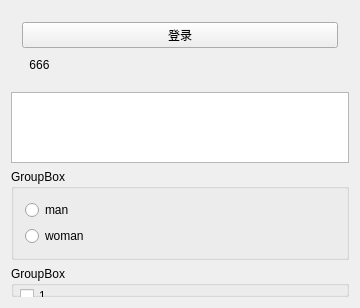
<?xml version="1.0" encoding="UTF-8"?>
<ui version="4.0">
 <class>Widget</class>
 <widget class="QWidget" name="Widget">
  <property name="geometry">
   <rect>
    <x>0</x>
    <y>0</y>
    <width>360</width>
    <height>308</height>
   </rect>
  </property>
  <property name="windowTitle">
   <string>Widget</string>
  </property>
  <layout class="QVBoxLayout" name="verticalLayout_3">
   <item>
    <widget class="QWidget" name="widget" native="true">
     <layout class="QVBoxLayout" name="verticalLayout">
      <item>
       <widget class="QPushButton" name="pushButton">
        <property name="text">
         <string>登录</string>
        </property>
        <property name="icon">
         <iconset resource="res.qrc">
          <normaloff>:/Image/1.png</normaloff>:/Image/1.png</iconset>
        </property>
       </widget>
      </item>
      <item>
       <widget class="QToolButton" name="toolButton">
        <property name="text">
         <string>666</string>
        </property>
        <property name="icon">
         <iconset>
          <normaloff>Image/3.png</normaloff>Image/3.png</iconset>
        </property>
        <property name="iconSize">
         <size>
          <width>40</width>
          <height>40</height>
         </size>
        </property>
        <property name="toolButtonStyle">
         <enum>Qt::ToolButtonTextBesideIcon</enum>
        </property>
        <property name="autoRaise">
         <bool>true</bool>
        </property>
       </widget>
      </item>
     </layout>
    </widget>
   </item>
   <item>
    <widget class="QListWidget" name="listWidget"/>
   </item>
   <item>
    <widget class="QGroupBox" name="groupBox">
     <property name="title">
      <string>GroupBox</string>
     </property>
     <layout class="QVBoxLayout" name="verticalLayout_2">
      <item>
       <widget class="QRadioButton" name="radioButton">
        <property name="text">
         <string>man</string>
        </property>
       </widget>
      </item>
      <item>
       <widget class="QRadioButton" name="radioButton_2">
        <property name="text">
         <string>woman</string>
        </property>
       </widget>
      </item>
     </layout>
    </widget>
   </item>
   <item>
    <widget class="QGroupBox" name="groupBox_2">
     <property name="title">
      <string>GroupBox</string>
     </property>
     <widget class="QCheckBox" name="checkBox">
      <property name="geometry">
       <rect>
        <x>9</x>
        <y>41</y>
        <width>24</width>
        <height>16</height>
       </rect>
      </property>
      <property name="text">
       <string>2</string>
      </property>
     </widget>
     <widget class="QCheckBox" name="checkBox_2">
      <property name="geometry">
       <rect>
        <x>9</x>
        <y>79</y>
        <width>24</width>
        <height>16</height>
       </rect>
      </property>
      <property name="text">
       <string>4</string>
      </property>
     </widget>
     <widget class="QCheckBox" name="checkBox_3">
      <property name="geometry">
       <rect>
        <x>9</x>
        <y>60</y>
        <width>24</width>
        <height>16</height>
       </rect>
      </property>
      <property name="text">
       <string>3</string>
      </property>
     </widget>
     <widget class="QCheckBox" name="checkBox_4">
      <property name="geometry">
       <rect>
        <x>9</x>
        <y>22</y>
        <width>24</width>
        <height>16</height>
       </rect>
      </property>
      <property name="text">
       <string>1</string>
      </property>
      <property name="tristate">
       <bool>true</bool>
      </property>
     </widget>
    </widget>
   </item>
  </layout>
 </widget>
 <layoutdefault spacing="6" margin="11"/>
 <resources>
  <include location="res.qrc"/>
 </resources>
 <connections/>
</ui>
